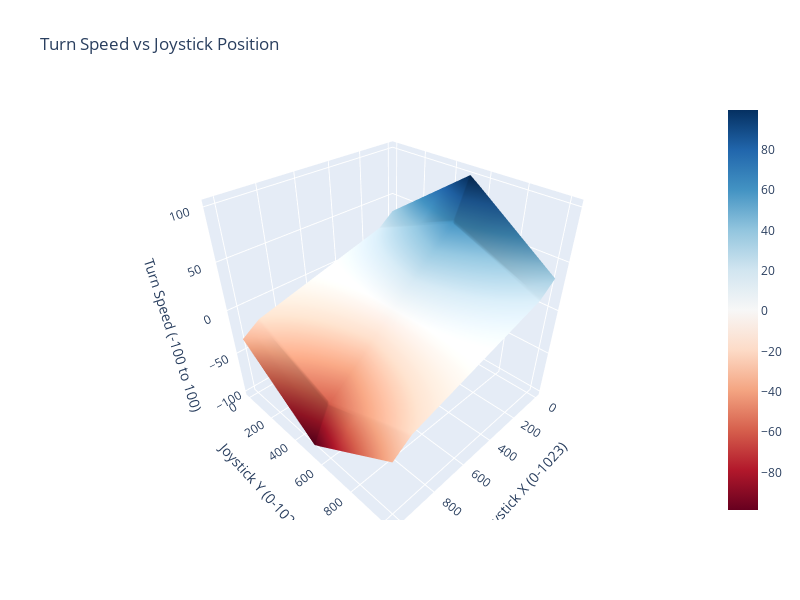

Write notebook code for a chart like this one.
### Code cell
# Turn speed analysis
fig_turn = go.Figure(data=[go.Surface(
    z=turn_speed_pivot.values, 
    x=x_vals, 
    y=y_vals,
    colorscale='RdBu'
)])

fig_turn.update_layout(
    title='Turn Speed vs Joystick Position',
    scene=dict(
        xaxis_title='Joystick X (0-1023)',
        yaxis_title='Joystick Y (0-1023)',
        zaxis_title='Turn Speed (-100 to 100)'
    ),
    width=800,
    height=600
)

fig_turn.show()

### Figure 1 — Plotly figure (JSON) as saved in the notebook; plotly's stock layout.template omitted (floating-point values rounded to 4 significant figures; data arrays with more than 128 entries replaced by an {"elided": "..."} marker saying what was removed)
{"data": [{"colorscale": [[0, "rgb(103,0,31)"], [0.1, "rgb(178,24,43)"], [0.2, "rgb(214,96,77)"], [0.3, "rgb(244,165,130)"], [0.4, "rgb(253,219,199)"], [0.5, "rgb(247,247,247)"], [0.6, "rgb(209,229,240)"], [0.7, "rgb(146,197,222)"], [0.8, "rgb(67,147,195)"], [0.9, "rgb(33,102,172)"], [1, "rgb(5,48,97)"]], "type": "surface", "x": [0, 51, 102, 153, 204, 255, 306, 357, 408, 459, 510, 561, 612, 663, 714, 765, 816, 867, 918, 969, 1020], "y": [0, 51, 102, 153, 204, 255, 306, 357, 408, 459, 510, 561, 612, 663, 714, 765, 816, 867, 918, 969, 1020], "z": {"elided": "21x21 float values"}}], "layout": {"height": 600, "scene": {"xaxis": {"title": {"text": "Joystick X (0-1023)"}}, "yaxis": {"title": {"text": "Joystick Y (0-1023)"}}, "zaxis": {"title": {"text": "Turn Speed (-100 to 100)"}}}, "title": {"text": "Turn Speed vs Joystick Position"}, "width": 800}}
